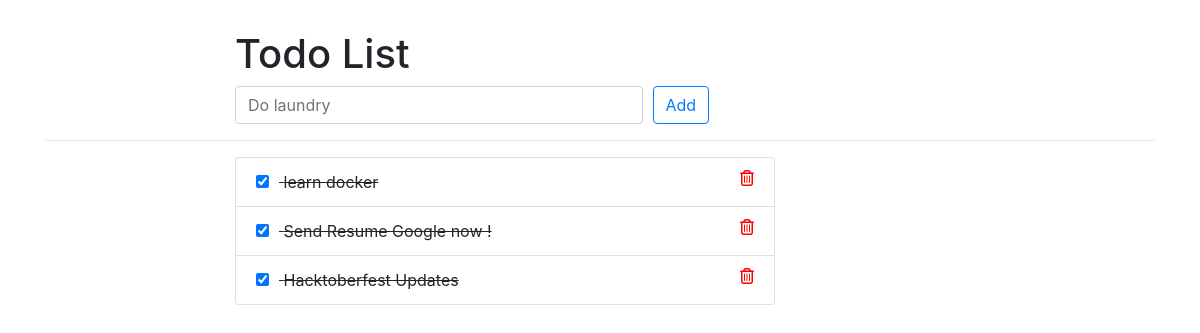
Page /todos/ on the earlier database version.
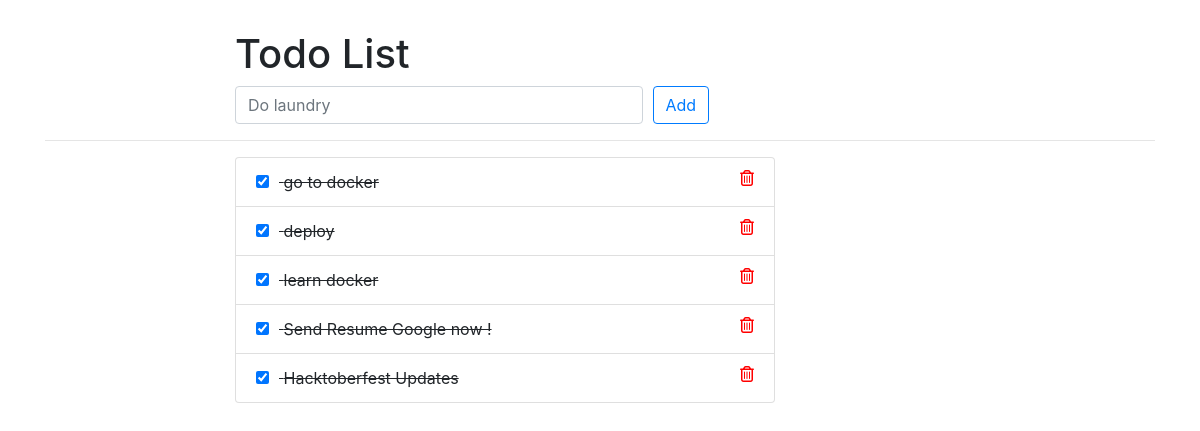
Same page on the later database version.
### todos/models.py (models this page shows, shortened)
class Todo(models.Model):
    title = models.CharField(max_length=100)
    created_at = models.DateTimeField('Created', auto_now_add=True)
    update_at = models.DateTimeField('Updated', auto_now=True)
    isCompleted = models.BooleanField(default=False)

### todos/views.py (the view)
# urls.py: path('', views.IndexView.as_view(), name='index'),
class IndexView(generic.ListView):
    template_name = 'todos/index.html'
    context_object_name = 'todo_list'
    def get_queryset(self):
        return Todo.objects.order_by('-created_at')

### todos/templates/todos/index.html (shortened to what this page needs)
{% extends 'todos/base.html' %}
{% block content %}
<div class="container">
  <div class="row">
    <div class="offset-md-2 col-lg-9">
      <div class="page-header">
        <h1>
          Todo List
        </h1>
      </div>
    </div>
  </div>
  <div class="row">
    <div class="offset-md-2 col-lg-9">
      <form method="post" action="{% url 'todos:add' %}">
        <div class="form-row">
          <div class="col-md-6">
            <input type="text" class="form-control" name="title" placeholder="Do laundry" required>
          </div>
          <div class="col-md-6">
            <button type="submit" name="submit" class="btn btn-outline-primary">
              Add
            </button>
          </div>
        </div>
      </form>
    </div>
  </div>
  <hr />
  <div class="row">
    <div class="offset-md-2 col-lg-6">
      <div class="list-group">
        {% for todo in todo_list %}
        <div class="list-group-item {% if todo.isCompleted %} todo-complete {% endif %}">
          <form style="display: inline;" method="post" action="{% url 'todos:update' todo.id %}">
            <input type="checkbox" name="isCompleted" onchange="this.form.submit()" {% if todo.isCompleted %} checked
              {% endif %} class="todo-status-checkbox"
              title="{% if not todo.isCompleted %} mark as done {% else %} mark undone {% endif %}">
          </form>
          {{ todo.title }}
          <a href="{% url 'todos:delete' todo.id %}" title="Delete">
            <i class="far fa-trash-alt"></i>
          </a>
        </div>
        {% endfor %}
      </div>
    </div>
  </div>
</div>
{% endblock %}

### todos/templates/todos/base.html (shortened to what this page needs)
{% load static %}
<!doctype html>
<html lang="en">
  <head>
    <link rel="stylesheet" href="https://stackpath.bootstrapcdn.com/bootstrap/4.4.1/css/bootstrap.min.css">
    <link rel="stylesheet" href="{% static 'css/style.css' %}">
  </head>
  <body>
    {% block content %}
    {% endblock %}
  </body>
</html>

### staticfiles/css/style.css (style rules this page uses)
.page-header { margin-top: 30px; }
.fa-trash-alt { color: red; float: right; cursor: pointer; }
.todo-complete { text-decoration: line-through; }
.todo-status-checkbox { cursor: pointer; margin-right: 10px; }

Differences in the rows shown:
added Todo: isCompleted "☑", title "go to docker"
added Todo: isCompleted "☑", title "deploy"
